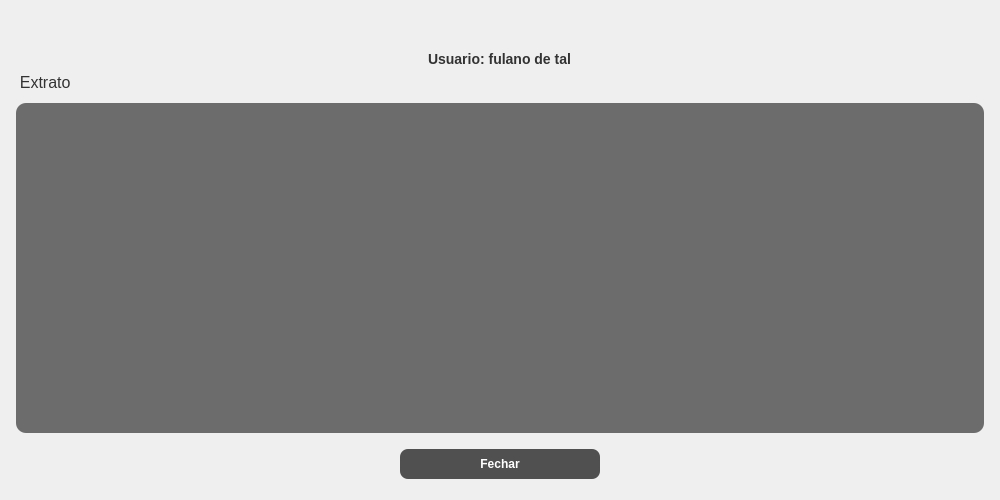
<?xml version="1.0" encoding="UTF-8"?>
<ui version="4.0">
 <class>Form</class>
 <widget class="QWidget" name="Form">
  <property name="geometry">
   <rect>
    <x>0</x>
    <y>0</y>
    <width>1000</width>
    <height>500</height>
   </rect>
  </property>
  <property name="windowTitle">
   <string>Form</string>
  </property>
  <layout class="QVBoxLayout" name="verticalLayout_2">
   <item>
    <layout class="QVBoxLayout" name="verticalLayout">
     <item>
      <spacer name="verticalSpacer">
       <property name="orientation">
        <enum>Qt::Vertical</enum>
       </property>
       <property name="sizeType">
        <enum>QSizePolicy::Maximum</enum>
       </property>
       <property name="sizeHint" stdset="0">
        <size>
         <width>20</width>
         <height>40</height>
        </size>
       </property>
      </spacer>
     </item>
     <item alignment="Qt::AlignHCenter">
      <widget class="QLabel" name="label_2">
       <property name="styleSheet">
        <string notr="true">font-weight: bold; font-size: 14px; color: #333333;</string>
       </property>
       <property name="text">
        <string>Usuario: fulano de tal</string>
       </property>
      </widget>
     </item>
     <item>
      <widget class="QLabel" name="label">
       <property name="styleSheet">
        <string notr="true">color:#333333;font-size:16px;text-alighn:center;</string>
       </property>
       <property name="text">
        <string>  Extrato</string>
       </property>
      </widget>
     </item>
     <item>
      <widget class="QListWidget" name="lw_extrato">
       <property name="styleSheet">
        <string notr="true">background-color: rgb(108, 108, 108);margin:5px;border-radius: 10px;
</string>
       </property>
      </widget>
     </item>
     <item alignment="Qt::AlignHCenter">
      <widget class="QPushButton" name="pushButton">
       <property name="minimumSize">
        <size>
         <width>200</width>
         <height>0</height>
        </size>
       </property>
       <property name="maximumSize">
        <size>
         <width>200</width>
         <height>16777215</height>
        </size>
       </property>
       <property name="styleSheet">
        <string notr="true">background-color: #505050;; color: white; padding: 8px; font-weight: bold; font-size: 12px; border-radius: 8px; margin-top: 5px; margin-bottom: 10px;</string>
       </property>
       <property name="text">
        <string>Fechar</string>
       </property>
      </widget>
     </item>
    </layout>
   </item>
  </layout>
 </widget>
 <resources/>
 <connections/>
</ui>
